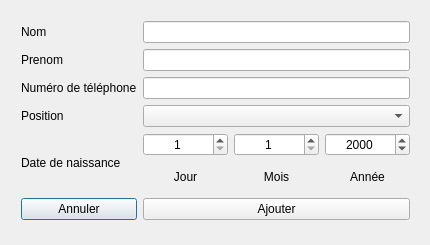
<?xml version="1.0" encoding="UTF-8"?>
<ui version="4.0">
 <class>ajouterJoueurClass</class>
 <widget class="QDialog" name="ajouterJoueurClass">
  <property name="geometry">
   <rect>
    <x>0</x>
    <y>0</y>
    <width>430</width>
    <height>245</height>
   </rect>
  </property>
  <property name="minimumSize">
   <size>
    <width>410</width>
    <height>230</height>
   </size>
  </property>
  <property name="maximumSize">
   <size>
    <width>430</width>
    <height>245</height>
   </size>
  </property>
  <property name="windowTitle">
   <string>Ajouter un joueur</string>
  </property>
  <widget class="QWidget" name="gridLayoutWidget">
   <property name="geometry">
    <rect>
     <x>10</x>
     <y>10</y>
     <width>411</width>
     <height>221</height>
    </rect>
   </property>
   <layout class="QGridLayout" name="gridLayout">
    <item row="0" column="0">
     <widget class="QLabel" name="nomLabel">
      <property name="text">
       <string>Nom</string>
      </property>
     </widget>
    </item>
    <item row="4" column="0">
     <widget class="QLabel" name="label_naissance">
      <property name="text">
       <string>Date de naissance</string>
      </property>
     </widget>
    </item>
    <item row="1" column="0">
     <widget class="QLabel" name="label_prenom">
      <property name="text">
       <string>Prenom</string>
      </property>
     </widget>
    </item>
    <item row="2" column="0">
     <widget class="QLabel" name="label_tel">
      <property name="text">
       <string>Numéro de téléphone</string>
      </property>
     </widget>
    </item>
    <item row="3" column="0">
     <widget class="QLabel" name="label_position">
      <property name="text">
       <string>Position</string>
      </property>
     </widget>
    </item>
    <item row="0" column="1">
     <widget class="QLineEdit" name="nomlineEdit"/>
    </item>
    <item row="1" column="1">
     <widget class="QLineEdit" name="prenomlineEdit"/>
    </item>
    <item row="2" column="1">
     <widget class="QLineEdit" name="telephonelineEdit"/>
    </item>
    <item row="4" column="1">
     <layout class="QGridLayout" name="gridLayout_2">
      <item row="0" column="0">
       <widget class="QSpinBox" name="jourspinBox">
        <property name="acceptDrops">
         <bool>true</bool>
        </property>
        <property name="alignment">
         <set>Qt::AlignCenter</set>
        </property>
        <property name="minimum">
         <number>1</number>
        </property>
        <property name="maximum">
         <number>31</number>
        </property>
       </widget>
      </item>
      <item row="0" column="1">
       <widget class="QSpinBox" name="moisspinBox">
        <property name="acceptDrops">
         <bool>true</bool>
        </property>
        <property name="alignment">
         <set>Qt::AlignCenter</set>
        </property>
        <property name="minimum">
         <number>1</number>
        </property>
        <property name="maximum">
         <number>12</number>
        </property>
       </widget>
      </item>
      <item row="0" column="2">
       <widget class="QSpinBox" name="anneespinBox">
        <property name="acceptDrops">
         <bool>true</bool>
        </property>
        <property name="alignment">
         <set>Qt::AlignCenter</set>
        </property>
        <property name="minimum">
         <number>1970</number>
        </property>
        <property name="maximum">
         <number>2036</number>
        </property>
        <property name="value">
         <number>2000</number>
        </property>
       </widget>
      </item>
      <item row="1" column="0">
       <widget class="QLabel" name="label_6">
        <property name="text">
         <string>Jour</string>
        </property>
        <property name="alignment">
         <set>Qt::AlignCenter</set>
        </property>
       </widget>
      </item>
      <item row="1" column="1">
       <widget class="QLabel" name="label_7">
        <property name="text">
         <string>Mois</string>
        </property>
        <property name="alignment">
         <set>Qt::AlignCenter</set>
        </property>
       </widget>
      </item>
      <item row="1" column="2">
       <widget class="QLabel" name="label_8">
        <property name="text">
         <string>Année</string>
        </property>
        <property name="alignment">
         <set>Qt::AlignCenter</set>
        </property>
       </widget>
      </item>
     </layout>
    </item>
    <item row="5" column="0">
     <widget class="QPushButton" name="annulerpushButton">
      <property name="text">
       <string>Annuler</string>
      </property>
     </widget>
    </item>
    <item row="5" column="1">
     <widget class="QPushButton" name="OKpushButton">
      <property name="cursor">
       <cursorShape>CrossCursor</cursorShape>
      </property>
      <property name="text">
       <string>Ajouter</string>
      </property>
     </widget>
    </item>
    <item row="3" column="1">
     <widget class="QComboBox" name="positioncomboBox">
      <property name="layoutDirection">
       <enum>Qt::LeftToRight</enum>
      </property>
      <property name="editable">
       <bool>false</bool>
      </property>
      <property name="currentIndex">
       <number>-1</number>
      </property>
      <property name="maxVisibleItems">
       <number>4</number>
      </property>
      <property name="maxCount">
       <number>4</number>
      </property>
      <property name="frame">
       <bool>true</bool>
      </property>
     </widget>
    </item>
   </layout>
  </widget>
 </widget>
 <layoutdefault spacing="6" margin="11"/>
 <tabstops>
  <tabstop>nomlineEdit</tabstop>
  <tabstop>prenomlineEdit</tabstop>
  <tabstop>telephonelineEdit</tabstop>
  <tabstop>positioncomboBox</tabstop>
  <tabstop>jourspinBox</tabstop>
  <tabstop>moisspinBox</tabstop>
  <tabstop>anneespinBox</tabstop>
  <tabstop>OKpushButton</tabstop>
  <tabstop>annulerpushButton</tabstop>
 </tabstops>
 <resources/>
 <connections>
  <connection>
   <sender>annulerpushButton</sender>
   <signal>clicked()</signal>
   <receiver>ajouterJoueurClass</receiver>
   <slot>close()</slot>
   <hints>
    <hint type="sourcelabel">
     <x>72</x>
     <y>216</y>
    </hint>
    <hint type="destinationlabel">
     <x>214</x>
     <y>122</y>
    </hint>
   </hints>
  </connection>
 </connections>
</ui>
